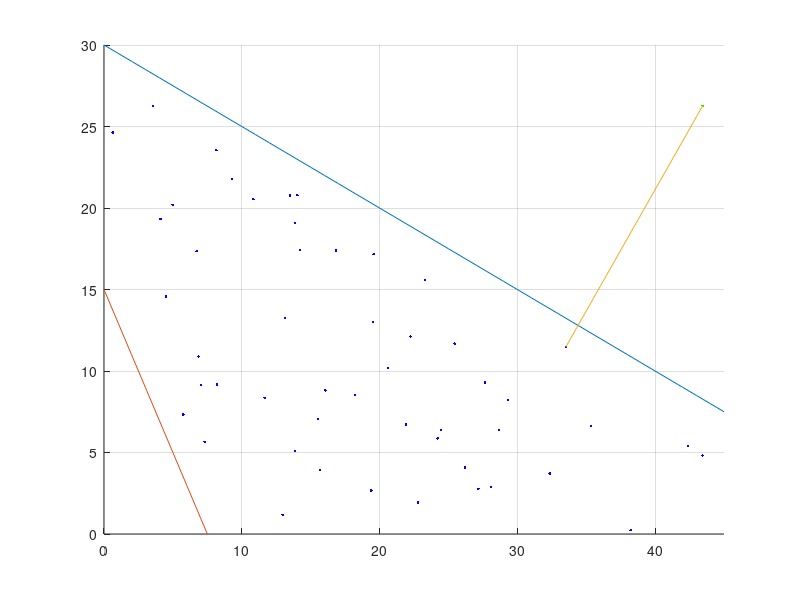

Write MATLAB code to recreate this figure.
cla
grid on
hold on
x=0:45;
y1=30-0.5*x;
y2=15-2*x;
i=1;
R=[];
Rmin=50;
F1max=0;
F2max=0;
while i<=50
    f01=45*rand();
    f02=30*rand();
    if f02<=30-0.5*f01;
        if f02>=15-2*f01
            f1(i)=f01;
            f2(i)=f02;
            if f1(i)>F1max
                F1max = f1(i)
            end
            if f2(i)>F2max
                F2max = f2(i)
            end
            i=i+1;
        end
    end
end
plot(F1max,F2max,'.-g');
plot(x,y1,x,y2)
i=1
while i<=50
    i=i+1
end
xlim([0 45]);
ylim([0 30]);
for i=1:50
    R(i)=sqrt((F1max-f1(i))*(F1max-f1(i))+(F2max-f2(i))*(F2max-f2(i)))
    if R(i)<Rmin
        Rmin=R(i)
    end
    plot(f1(i),f2(i),'.-b')
end
for i=1:50
    if R(i)== Rmin
        line([f1(i) F1max],[f2(i) F2max])
    end
end
fprintf('Номер\tF1\tF2\tR\n');
for i=1:50
 fprintf('%i\t%.2f\t%.2f\t%.2f\n',i,f1(i),f2(i),R(i));
end

